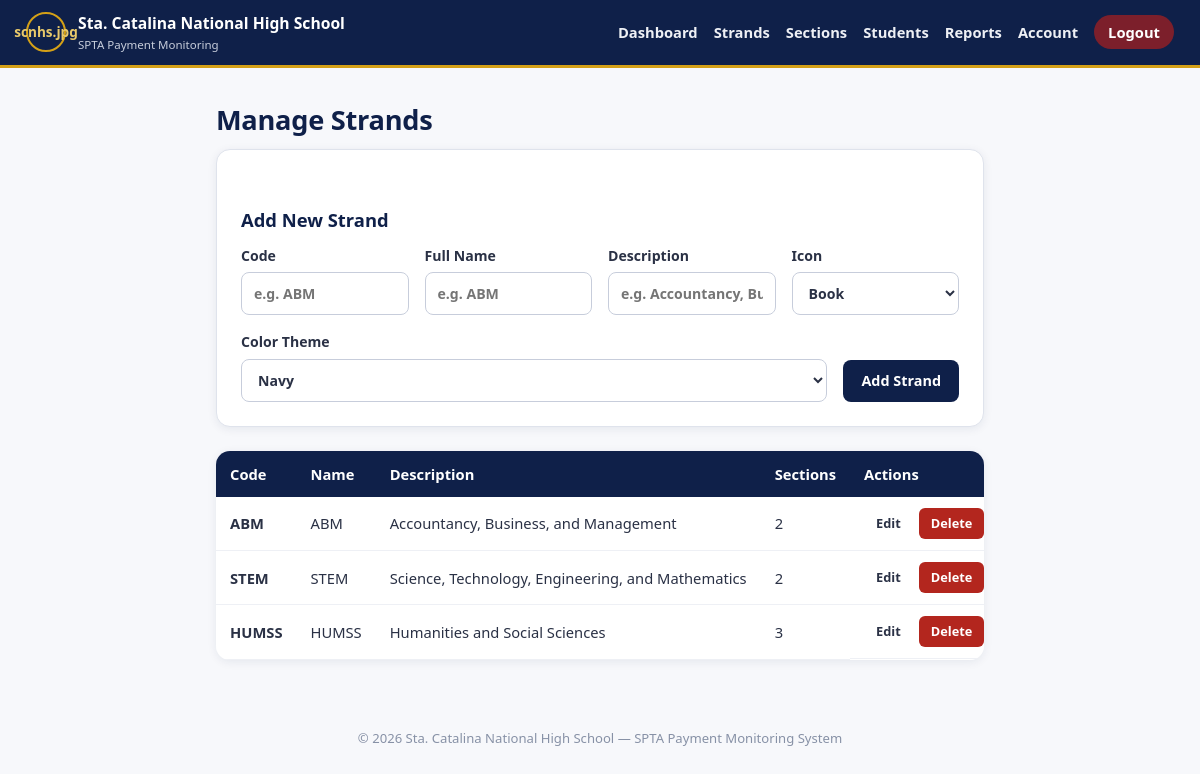
The app's page /admin/strands.php (signed in) with its own data.
### tables this page shows
CREATE TABLE `strands` (
  `id` int(11) NOT NULL,
  `code` varchar(20) NOT NULL,
  `name` varchar(150) NOT NULL,
  `description` varchar(255) DEFAULT NULL,
  `icon` varchar(50) NOT NULL DEFAULT 'book',
  `color_theme` varchar(20) NOT NULL DEFAULT 'navy',
  `created_at` timestamp NOT NULL DEFAULT current_timestamp()
);

### includes/functions.php (called while the page is built, shortened)
<?php
function h($string) {
    return htmlspecialchars($string ?? '', ENT_QUOTES, 'UTF-8');
}
function getAllStrands($pdo) {
    return $pdo->query('SELECT * FROM strands ORDER BY id ASC')->fetchAll();
}
function getSectionsByStrand($pdo, $strandId) {
    $stmt = $pdo->prepare('SELECT * FROM sections WHERE strand_id = ? ORDER BY name ASC');
    $stmt->execute([$strandId]);
    return $stmt->fetchAll();
}

### admin/strands.php (the view, shortened to what this page needs)
<?php
require_once '../config/database.php';
require_once '../includes/functions.php';
$strands = getAllStrands($pdo);
$editStrand = isset($_GET['edit']) ? getStrandById($pdo, (int) $_GET['edit']) : null;
include '../includes/header.php';
?>
<div class="container">
  <h1 class="page-title">Manage Strands</h1>
  <div class="panel">
    <h2><?php echo $editStrand ? 'Edit Strand' : 'Add New Strand'; ?></h2>
    <form method="POST" class="form form-inline">
      <label>Code
        <input type="text" name="code" required maxlength="20" placeholder="e.g. ABM"
               value="<?php echo h($editStrand['code'] ?? ''); ?>">
      </label>
      <label>Full Name
        <input type="text" name="name" required maxlength="150" placeholder="e.g. ABM"
               value="<?php echo h($editStrand['name'] ?? ''); ?>">
      </label>
      <label>Description
        <input type="text" name="description" maxlength="255" placeholder="e.g. Accountancy, Business, and Management"
               value="<?php echo h($editStrand['description'] ?? ''); ?>">
      </label>
      <label>Icon
        <select name="icon">
          <?php foreach (['calculator', 'flask', 'book'] as $ic): ?>
          <option value="<?php echo $ic; ?>" <?php echo (($editStrand['icon'] ?? 'book') === $ic) ? 'selected' : ''; ?>>
            <?php echo ucfirst($ic); ?>
          </option>
          <?php endforeach; ?>
        </select>
      </label>
      <label>Color Theme
        <select name="color_theme">
          <?php foreach (['navy' => 'Navy', 'maroon' => 'Maroon', 'green' => 'Green'] as $val => $labelText): ?>
          <option value="<?php echo $val; ?>" <?php echo (($editStrand['color_theme'] ?? 'navy') === $val) ? 'selected' : ''; ?>>
            <?php echo $labelText; ?>
          </option>
          <?php endforeach; ?>
        </select>
      </label>
      <button type="submit" class="btn btn-primary"><?php echo $editStrand ? 'Update Strand' : 'Add Strand'; ?></button>
    </form>
  </div>
  <div class="table-scroll">
  <table class="data-table">
    <thead><tr><th>Code</th><th>Name</th><th>Description</th><th>Sections</th><th>Actions</th></tr></thead>
    <tbody>
      <?php foreach ($strands as $s): ?>
      <tr>
        <td><strong><?php echo h($s['code']); ?></strong></td>
        <td><?php echo h($s['name']); ?></td>
        <td><?php echo h($s['description']); ?></td>
        <td><?php echo count(getSectionsByStrand($pdo, $s['id'])); ?></td>
        <td class="actions">
          <a href="strands.php?edit=<?php echo (int) $s['id']; ?>" class="btn btn-small">Edit</a>
          <form method="POST" class="inline-form delete-form"
                data-confirm="Deleting this strand will also delete all of its sections, students, and payment records. This cannot be undone. Continue?">
            <button type="submit" class="btn btn-small btn-danger">Delete</button>
          </form>
        </td>
      </tr>
      <?php endforeach; ?>
    </tbody>
  </table>
  </div>
</div>
<?php include '../includes/footer.php'; ?>

### css/style.css (style rules this page uses)
:root { --navy: #0f2049; --navy-dark: #0a1633; --navy-light: #1b3570; --maroon: #7c1f2b; --maroon-dark: #5c1620; --gold: #d4a017; --gold-light: #e9c96a; --gray-50: #f7f8fb; --gray-100: #eef0f5; --gray-200: #dfe3ec; --gray-300: #c7cddb; --gray-500: #8791a6; --gray-600: #5b6478; --gray-800: #2a3145; --success: #1c7c4c; --success-bg: #e5f6ec; --warning: #b3541e; --warning-bg: #fdf0e2; --danger: #b3261e; --danger-bg: #fbe9e8; --radius-sm: 8px; --radius: 14px; --radius-lg: 18px; --shadow: 0 2px 10px rgba(15, 32, 73, 0.08); --shadow-hover: 0 10px 26px rgba(15, 32, 73, 0.16); --space-1: 4px; --space-2: 8px; --space-3: 12px; --space-4: 16px; --space-5: 24px; --space-6: 32px; }
* { box-sizing: border-box; }
html { scroll-behavior: smooth; }
body { margin: 0; font-family: "Segoe UI", Roboto, "Helvetica Neue", Arial, sans-serif; color: var(--gray-800); background: var(--gray-50); line-height: 1.5; -webkit-font-smoothing: antialiased; }
a { color: inherit; text-decoration: none; }
.container { max-width: 800px; margin: 0 auto; padding: var(--space-6) var(--space-4) var(--space-6); }
.page-title { font-size: 1.7rem; font-weight: 800; color: var(--navy); margin: 0 0 var(--space-2); letter-spacing: -0.01em; }
h2 { color: var(--navy); font-size: 1.15rem; margin: var(--space-6) 0 var(--space-3); }
.panel { background: #fff; border: 1px solid var(--gray-200); border-radius: var(--radius); padding: var(--space-5); margin-bottom: var(--space-5); box-shadow: var(--shadow); }
.table-scroll { overflow-x: auto; border-radius: var(--radius); box-shadow: var(--shadow); }
.data-table { width: 100%; border-collapse: collapse; background: #fff; font-size: 0.92rem; }
.data-table th { background: var(--navy); color: #fff; text-align: left; padding: 12px 14px; white-space: nowrap; font-weight: 600; }
.data-table td { padding: 11px 14px; border-bottom: 1px solid var(--gray-100); white-space: nowrap; }
.form { display: flex; flex-direction: column; gap: var(--space-4); }
.form label { display: flex; flex-direction: column; gap: 6px; font-weight: 600; font-size: 0.88rem; color: var(--gray-800); }
.form input[type="text"], .form input[type="password"], .form input[type="date"], .form select { font: inherit; padding: 10px 12px; border: 1px solid var(--gray-300); border-radius: var(--radius-sm); background: #fff; color: var(--gray-800); }
.form-inline { flex-direction: row; flex-wrap: wrap; align-items: flex-end; gap: var(--space-4); }
.form-inline label { min-width: 160px; flex: 1; }
.form-inline button, .form-inline .btn-link { flex-shrink: 0; }
.btn { display: inline-flex; align-items: center; justify-content: center; gap: 6px; border: none; border-radius: var(--radius-sm); padding: 10px 18px; font: inherit; font-weight: 700; font-size: 0.9rem; cursor: pointer; transition: background 0.15s ease, transform 0.1s ease; }
.btn-primary { background: var(--navy); color: #fff; }
.btn-danger { background: var(--danger); color: #fff; }
.btn-small { padding: 6px 12px; font-size: 0.8rem; border-radius: 6px; }
.actions { display: flex; gap: 6px; flex-wrap: nowrap; }
.inline-form { display: inline; }

### records on screen
strands: code "ABM", name "ABM", description "Accountancy, Business, and Management", count(getSectionsByStrand($pdo, $s['id'])) "2"
strands: code "STEM", name "STEM", description "Science, Technology, Engineering, and Mathematics", count(getSectionsByStrand($pdo, $s['id'])) "2"
strands: code "HUMSS", name "HUMSS", description "Humanities and Social Sciences", count(getSectionsByStrand($pdo, $s['id'])) "3"

### other values on screen
form field icon "Book"
form field color_theme "Navy"
